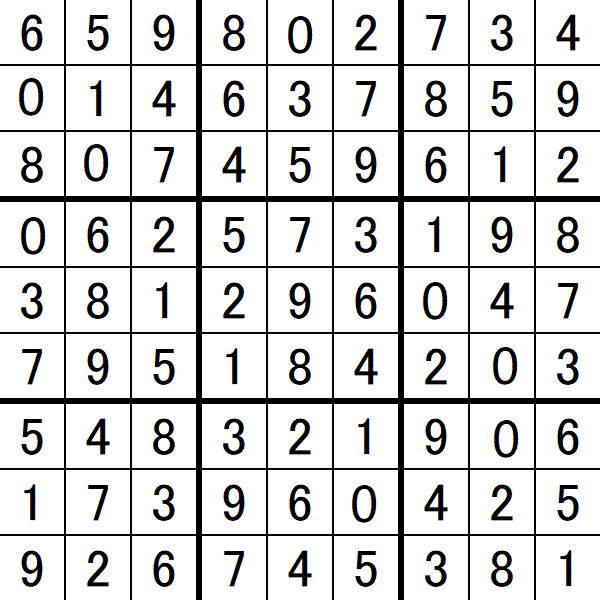
#> input picture dig.jpg, 600 x 600 px, found by its file name
$ python Hough.py
#> lines starting #> are read from the running program, lines starting #| are printed output that depends on the picture
"""
@ hough_lines.py
@brief This Program demonstrate lines finding with the Hough transform
@ZZY-20180313
"""
import math
import sys
import cv2 as cv
import numpy as np

def main(argv):
    ##[load]
    default_file = "../../.././dig.jpg"
    filename = argv[0] if len(argv) > 0 else default_file

    # Loads an image
    src = cv.imread(filename,cv.IMREAD_GRAYSCALE)
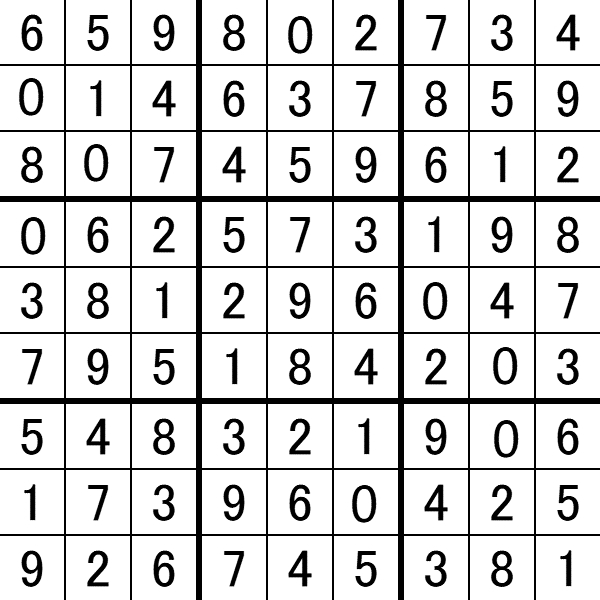
#> src: shape (600, 600); min 0, max 255, mean 216.3

    # Check if image is loaded fine
#> (the run stopped early here; a loop or call above may not have finished)
